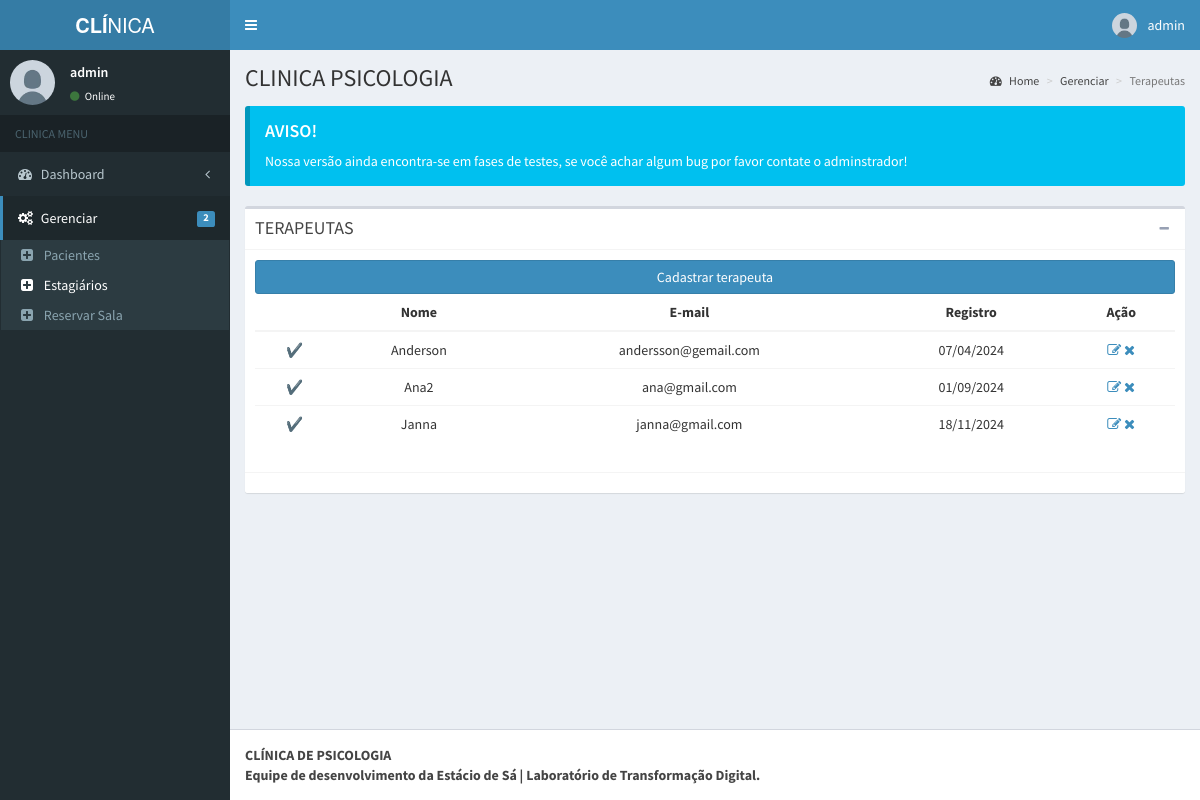
/admin/pages/layout/terapeutas.php (signed in), run on the app's committed database.
### tables this page shows
CREATE TABLE `tbl_user_terapeuta` (
  `id` int(11) NOT NULL,
  `id_disponibilidade` int(11) UNSIGNED NOT NULL,
  `nome` varchar(50) NOT NULL,
  `usuario` varchar(20) NOT NULL,
  `email` varchar(100) NOT NULL,
  `senha` varchar(255) NOT NULL,
  `date` timestamp NOT NULL DEFAULT current_timestamp() ON UPDATE current_timestamp()
);

### admin/pages/layout/terapeutas.php (the view, shortened to what this page needs)
<?php
include('../../../db/conexao.php');
?>
<!DOCTYPE html>
<html>
<head>
  <link rel="stylesheet" href="../../bootstrap/css/bootstrap.min.css">
  <link rel="stylesheet" href="https://maxcdn.bootstrapcdn.com/font-awesome/4.4.0/css/font-awesome.min.css">
  <link rel="stylesheet" href="https://code.ionicframework.com/ionicons/2.0.1/css/ionicons.min.css">
  <link rel="stylesheet" href="../../dist/css/AdminLTE.min.css">
  <link rel="stylesheet" href="../../dist/css/skins/_all-skins.min.css">
</head>
<body class="hold-transition skin-blue fixed sidebar-mini">
  <div class="wrapper">
    <header class="main-header">
      <a href="../../index.php" class="logo">
        <span class="logo-lg"><b>CLÍ</b>NICA</span>
      </a>
      <nav class="navbar navbar-static-top" role="navigation">
        <a href="#" class="sidebar-toggle" data-toggle="offcanvas" role="button">
        </a>
        <div class="navbar-custom-menu">
          <ul class="nav navbar-nav">
            <li class="dropdown user user-menu">
              <a href="#" class="dropdown-toggle" data-toggle="dropdown">
                <img src="../../dist/img/user.jpg" class="user-image" alt="User Image">
                <span class="hidden-xs"><?php echo $_SESSION['nome']; ?></span>
              </a>
            </li>
          </ul>
        </div>
      </nav>
    </header>
    <aside class="main-sidebar">
      <section class="sidebar">
        <div class="user-panel">
          <div class="pull-left image">
            <img src="../../dist/img/user.jpg" class="img-circle" alt="User Image">
          </div>
          <div class="pull-left info">
            <p><?php echo $_SESSION['nome']; ?></p>
            <a href="#"><i class="fa fa-circle text-success"></i> Online</a>
          </div>
        </div>
        <ul class="sidebar-menu">
          <li class="header">CLINICA MENU</li>
          <li class="treeview">
            <a href="#">
              <i class="fa fa-dashboard"></i> <span>Dashboard</span> <i class="fa fa-angle-left pull-right"></i>
            </a>
          </li>
          <li class="treeview active">
            <a href="#">
              <i class="fa fa-gears"></i>
              <span>Gerenciar</span>
              <span class="label label-primary pull-right">2</span>
            </a>
            <ul class="treeview-menu">
              <li><a href="pacientes.php"><i class="fa fa-plus-square"></i> Pacientes</a></li>
              <li class="active"><a href="terapeutas.php"><i class="fa fa-plus-square"></i> Estagiários</a></li>
              <li><a href="../reservar-sala-segunda.php"><i class="fa fa-plus-square"></i> Reservar Sala</a></li>
            </ul>
          </li>
    </aside>
    <div class="content-wrapper">
      <section class="content-header">
        <h1>
          CLINICA PSICOLOGIA
        </h1>
        <ol class="breadcrumb">
          <li><a href="../../../index.php"><i class="fa fa-dashboard"></i> Home</a></li>
          <li><a href="#">Gerenciar</a></li>
          <li class="active">Terapeutas</li>
        </ol>
      </section>
      <section class="content">
        <div class="callout callout-info">
          <h4>AVISO!</h4>
          <p>Nossa versão ainda encontra-se em fases de testes, se você achar algum bug por favor contate o adminstrador!</p>
        </div>
        <div class="box">
          <div class="box-header with-border">
            <h3 class="box-title">TERAPEUTAS</h3>
            <div class="box-tools pull-right">
              <button class="btn btn-box-tool" data-widget="collapse" data-toggle="tooltip" title="Collapse"><i class="fa fa-minus"></i></button>
            </div>
          </div>
          <div class="box-body">
            <a href="cadastro-terapeuta.php">
              <button class="btn btn-block btn-primary">Cadastrar terapeuta</button>
            </a>
            <div>
              <table class="table table-hover text-center">
                <thead class="table-dark">
                  <tr>
                    <th></th>
                    <th scope="col">Nome</th>
                    <th scope="col">E-mail</th>
                    <th scope="col">Registro</th>
                    <th scope="col">Ação</th>
                  </tr>
                </thead>
                <tbody>
                  <?php
                  $sql = "SELECT * FROM tbl_user_terapeuta";
                  $result = mysqli_query($mysqli, $sql);
                  while ($row = mysqli_fetch_assoc($result)) {
                  ?>
                    <tr>
                    <td><?php echo ($row['id_disponibilidade']==2) ? "❌" : "✔️" ?></td>
                      <td><?php echo $row["nome"] ?></td>
                      <td><?php echo $row["email"] ?></td>
                      <td><?php echo date('d/m/Y', strtotime($row["date"])); ?></td>
                      <td style="background:white">
                        <a href="edit-terapeuta.php?id=<?php echo $row["id"] ?>" class="link-dark"><i class="fa fa-edit"></i></a>
                        <a href="delete-terapeuta.php?id=<?php echo $row["id"] ?>" class="link-dark"><i class="fa fa-remove"></i></a>
                      </td>
                    </tr>
                  <?php
                  }
                  ?>
                </tbody>
              </table>
            </div>
          </div>
          <div class="box-footer">
          </div>
        </div>
      </section>
    </div>
    <footer class="main-footer">
      <strong>CLÍNICA DE PSICOLOGIA <br> Equipe de desenvolvimento da Estácio de Sá | Laboratório de Transformação Digital.</strong>
    </footer>
  </div>
</body>
</html>

### data on the page
tbl_user_terapeuta: nome "Anderson", email "andersson@gemail.com", date "07/04/2024"
tbl_user_terapeuta: nome "Ana2", email "ana@gmail.com", date "01/09/2024"
tbl_user_terapeuta: nome "Janna", email "janna@gmail.com", date "18/11/2024"

### other printed values
$_SESSION['nome'] "admin"
